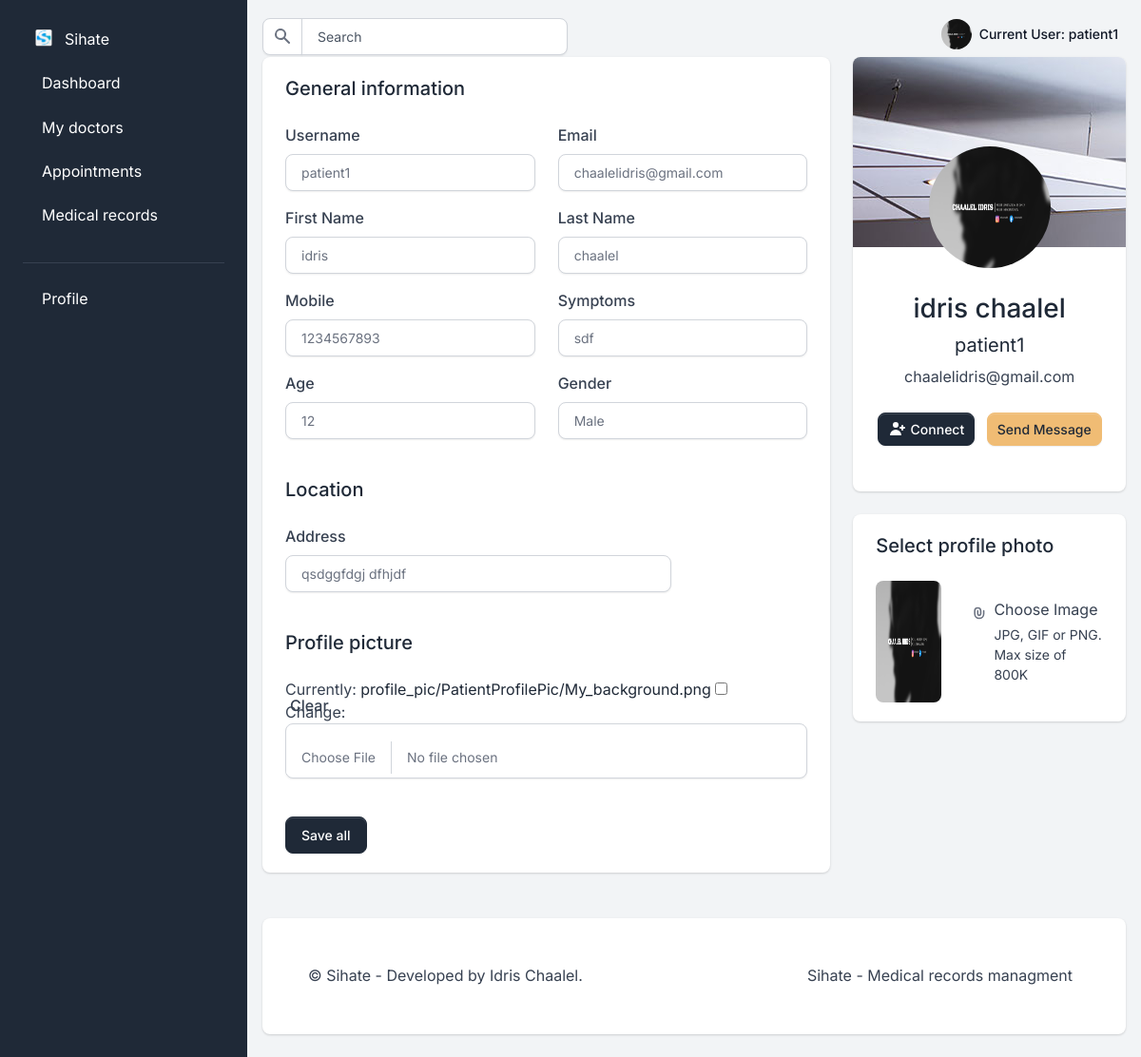
The page /user/patient/profile/ (signed in) on the database as committed earlier.
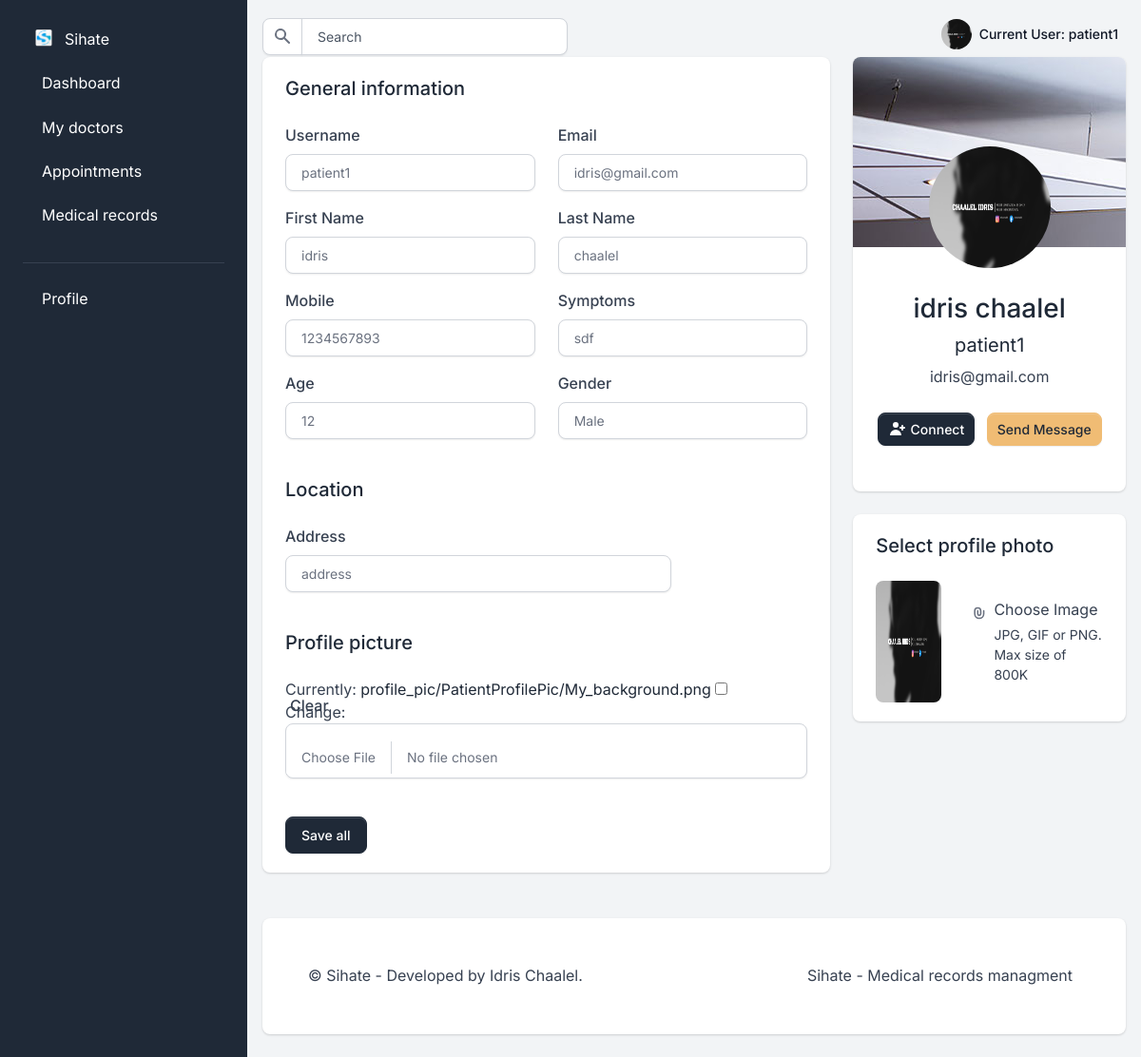
The same page on the database as committed later.
### users/models.py (models this page shows, shortened)
class User(AbstractUser):
    is_doctor = models.BooleanField("doctor status", default=False)
    is_patient = models.BooleanField("patient status", default=False)
    is_manager = models.BooleanField("office manager status", default=False)

class Patient(User):
    GENDER_FEMALE = "F"
    GENDER_MALE = "M"
    GENDER_OPTIONS = ((GENDER_FEMALE, "Female"), (GENDER_MALE, "Male"))
    age = models.IntegerField(default=None)
    gender = models.CharField(max_length=1, choices=GENDER_OPTIONS, default=None)
    address = models.CharField(max_length=40, blank=True, default="/")
    mobile = models.CharField(max_length=20, null=False)
    symptoms = models.CharField(max_length=100, null=False)
    admit_date = models.DateField(auto_now=True)
    profile_pic = models.ImageField(
        upload_to="profile_pic/PatientProfilePic/", null=True, blank=True
    )
    status = models.BooleanField(default=False)
    class Meta:
        verbose_name = "Patient"
        verbose_name_plural = "Patients"
    @property
    def get_name(self):
        return self.first_name + " " + self.last_name
    def get_profile_pic(self):
        if self.profile_pic:
            return self.profile_pic.url
        else:
            return "/static/assets/profile/img/default/default_profile_picture.png"

### users/views/patient_views.py (the view)
@user_passes_test(lambda u: u.is_authenticated and u.is_patient)
def patient_profile_view(request):
    patient = models.Patient.objects.get(id=request.user.id)
    if request.method == "POST":
        form = forms.PatientUpdateForm(request.POST, request.FILES, instance=patient)
        if form.is_valid():
            form.save()
            messages.success(request, "Your profile has been updated!")
            return redirect("patient_profile_view")
        else:
            messages.error(
                request, "There was an error updating your profile. Please try again."
            )
    else:
        form = forms.PatientUpdateForm(instance=patient)
    context = {
        "form": form,
        "patient": patient,
    }
    return render(request, "profiles/patient/profile/patient_profile.html", context)

### users/forms.py (shortened to what this page needs)
class PatientUpdateForm(UserChangeForm):
    symptoms = forms.CharField(max_length=100, required=True)
    mobile = forms.CharField(max_length=20, required=True)
    class Meta:
        model = users_models.Patient
        fields = (
            "username",
            "first_name",
            "last_name",
            "profile_pic",
            "gender",
            "age",
            "email",
            "address",
            "mobile",
            "symptoms",
        )

### templates/profiles/patient/profile/patient_profile.html (shortened to what the changed rows need)
{%extends 'profiles/patient/index.html'%}
{% load widget_tweaks %}
{% load static %}
{% block content %}
<div class="row">
    <div class="col-12 col-xl-8">
        <div class="card card-body border-0 shadow mb-4">
            <h2 class="h5 mb-4">General information</h2>
            <form method="post"  enctype="multipart/form-data">
                <div class="row">
                    <div class="col-md-6 mb-3">
                        <div>
                            <label for="username">Username</label>
                            {% render_field form.username class="form-control" id="username" placeholder="Enter your username" %}
                        </div>
                    </div>
                    <div class="col-md-6 mb-3">
                        <div>
                            <label for="last_name">Email</label>
                            {% render_field form.email class="form-control" id="last_name" type="text" placeholder="Also your email" %}
                        </div>
                    </div>
                </div>
                <div class="row">
                    <div class="col-md-6 mb-3">
                        <div>
                            <label for="first_name">First Name</label>
                            {% render_field form.first_name class="form-control" id="first_name" placeholder="Enter your first name" %}
                        </div>
                    </div>
                    <div class="col-md-6 mb-3">
                        <div>
                            <label for="last_name">Last Name</label>
                            {% render_field form.last_name class="form-control" id="last_name" type="text" placeholder="Also your last name" %}
                        </div>
                    </div>
                </div>
                <div class="row">
                    <div class="col-md-6 mb-3">
                        <div class="form-group">
                            <label for="phone">Mobile</label>
                            {% render_field form.mobile class="form-control" id="phone" type="number" placeholder="+12-345 678 910" %}
                        </div>
                    </div>
                    <div class="col-md-6 mb-3">
                        <div class="form-group">
                            <label for="symptoms">Symptoms</label>
                            {% render_field form.symptoms class="form-control" id="symptoms"  placeholder="What are you symptoms ?" %}
                        </div>
                    </div>
                </div>
                <div class="row">
                    <div class="col-md-6 mb-3">
                        <div class="form-group">
                            <label for="age">Age</label>
                            {% render_field form.age class="form-control" id="age" type="number" placeholder="Enter you age" %}
                        </div>
                    </div>
                    <div class="col-md-6 mb-3">
                        <div class="form-group">
                            <label for="gender">Gender</label>
                            {% render_field form.gender class="form-control" id="gender"  placeholder="Select Gender" %}
                        </div>
                    </div>
                </div>
                <h2 class="h5 my-4">Location</h2>
                <div class="row">
                    <div class="col-sm-9 mb-3">
                        <div class="form-group">
                            <label for="address">Address</label>
                            {% render_field form.address class="form-control" id="address" type="text" placeholder="Enter your home address" %}
                        </div>
                    </div>
                </div>
                <h2 class="h5 my-4">Profile picture</h2>
                <div class="row">
                    <div class="form-floating mb-3">
                        {% render_field form.profile_pic class="form-control"%}
                    </div>
                </div>
            </form>
        </div>
    </div>
    <div class="col-12 col-xl-4">
        <div class="row">
            <div class="col-12 mb-4">
                <div class="card shadow border-0 text-center p-0">
                    <div class="card-body pb-5">
                        <img src="{{patient.get_profile_pic}}" class="avatar-xl rounded-circle mx-auto mt-n7 mb-4"
                            alt="Patient picture" />
                        <h4 class="h3">
                            {{patient.get_name}}
                        </h4>
                        <h5 class="fw-normal">
                            {{ patient.username }}
                        </h5>
                        <p class="text-gray mb-4">
                            {{ patient.email }}
                        </p>
                        <a class="btn btn-sm btn-gray-800 d-inline-flex align-items-center me-2" href="#">
                            <svg class="icon icon-xs me-1" fill="currentColor" viewBox="0 0 20 20"
                                xmlns="http://www.w3.org/2000/svg">
                                <path
                                    d="M8 9a3 3 0 100-6 3 3 0 000 6zM8 11a6 6 0 016 6H2a6 6 0 016-6zM16 7a1 1 0 10-2 0v1h-1a1 1 0 100 2h1v1a1 1 0 102 0v-1h1a1 1 0 100-2h-1V7z">
                                </path>
                            </svg>
                            Connect
                        </a>
                        <a class="btn btn-sm btn-secondary" href="#">Send Message</a>
                    </div>
                </div>
            </div>
            <div class="col-12">
                <div class="card card-body border-0 shadow mb-4">
                    <h2 class="h5 mb-4">Select profile photo</h2>
                    <div class="d-flex align-items-center">
                        <div class="me-3">
                            <img src="{{patient.get_profile_pic}}" class="rounded avatar-xl" alt="Patient picture" />
                        </div>
                    </div>
                </div>
            </div>
        </div>
    </div>
</div>
{%endblock content%}

### templates/profiles/patient/includes/parts/navigation.html (shortened to what this page needs)
{%load static%}
<nav class="navbar navbar-top navbar-expand navbar-dashboard navbar-dark ps-0 pe-2 pb-0">
  <div class="container-fluid px-0">
    <div class="d-flex justify-content-between w-100" id="navbarSupportedContent">
      <div class="d-flex align-items-center">
        <form class="navbar-search form-inline" id="navbar-search-main">
          <div class="input-group input-group-merge search-bar">
            <span class="input-group-text" id="topbar-addon">
            </span>
            <input type="text" class="form-control" id="topbarInputIconLeft" placeholder="Search" aria-label="Search"
              aria-describedby="topbar-addon">
          </div>
        </form>
      </div>
      <ul class="navbar-nav align-items-center">
        <li class="nav-item dropdown ms-lg-3">
          <a class="nav-link dropdown-toggle pt-1 px-0" href="#" role="button" data-bs-toggle="dropdown"
            aria-expanded="false">
            <div class="media d-flex align-items-center">
              <img src="{{ patient.get_profile_pic }}" class="avatar rounded-circle" alt="Image placeholder" />
              <div class="media-body ms-2 text-dark align-items-center d-none d-lg-block">
                <span class="mb-0 font-small fw-bold text-gray-900">
                  <strong>Current User:</strong> {{ request.user.username }}
                </span>
              </div>
            </div>
          </a>
        </li>
      </ul>
    </div>
  </div>
</nav>

Rows that differ between the two databases and show on the page:
changed Patient "sdf": address "qsdggfdgj dfhjdf" → "address"
changed User "idris chaalel": email "chaalelidris@gmail.com" → "idris@gmail.com"
